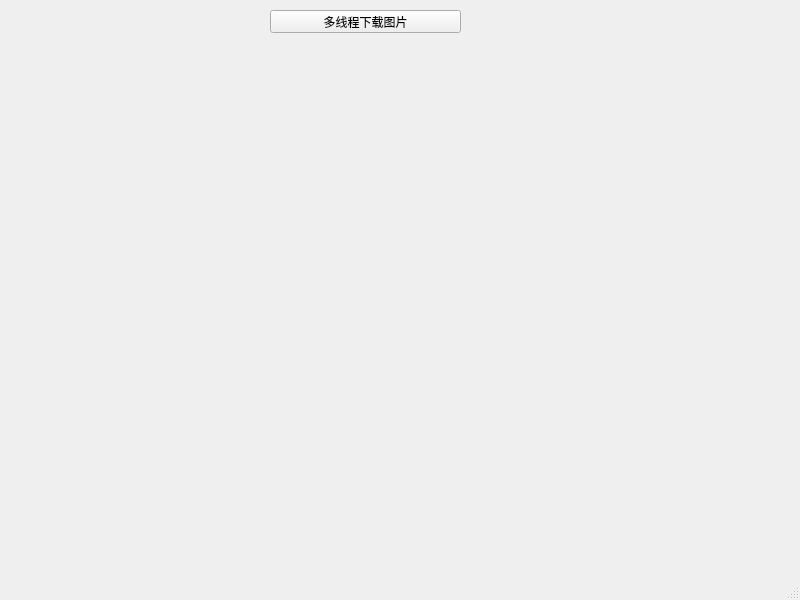
<?xml version="1.0" encoding="UTF-8"?>
<ui version="4.0">
 <class>MainWindow</class>
 <widget class="QMainWindow" name="MainWindow">
  <property name="geometry">
   <rect>
    <x>0</x>
    <y>0</y>
    <width>800</width>
    <height>600</height>
   </rect>
  </property>
  <property name="windowTitle">
   <string>MainWindow</string>
  </property>
  <widget class="QWidget" name="centralwidget">
   <widget class="QPushButton" name="pushButton">
    <property name="geometry">
     <rect>
      <x>270</x>
      <y>10</y>
      <width>191</width>
      <height>23</height>
     </rect>
    </property>
    <property name="text">
     <string>多线程下载图片</string>
    </property>
   </widget>
  </widget>
  <widget class="QMenuBar" name="menubar">
   <property name="geometry">
    <rect>
     <x>0</x>
     <y>0</y>
     <width>800</width>
     <height>23</height>
    </rect>
   </property>
  </widget>
  <widget class="QStatusBar" name="statusbar"/>
 </widget>
 <resources/>
 <connections/>
</ui>
